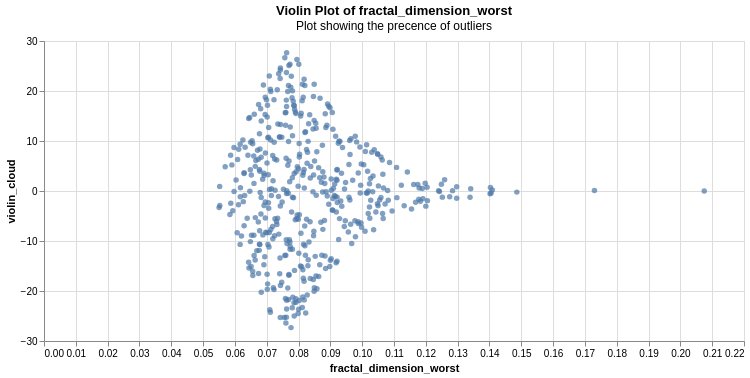

This figure's notebook cell:
### Code cell
y = 'fractal_dimension_worst'

# Compute the density function of the data
dens = stats.gaussian_kde(X_train[y])
# Compute the density value for each data point
pdf = dens(X_train[y].sort_values())

# Randomly jitter points within 0 and the upper bond of the probability density function
density_cloud = np.empty(pdf.shape[0])
for i in range(pdf.shape[0]):
    density_cloud[i] = np.random.uniform(0, pdf[i])
# To create a symmetric density/violin, we make every second point negative
# Distributing every other point like this is also more likely to preserve the shape of the violin
violin_cloud = density_cloud.copy()
violin_cloud[::2] = violin_cloud[::2] * -1

# Append the density cloud to the original data in the correctly sorted order
df_with_density = pd.concat([
    df,
    pd.DataFrame({
        'density_cloud': density_cloud,
        'violin_cloud': violin_cloud
        },
        index=X_train[y].sort_values().index)],
    axis=1
)

# Visualize using the new Offset channel
alt.Chart(df_with_density).mark_circle().encode(
    x='fractal_dimension_worst',
    y='violin_cloud'
).properties(
    width=700,
    height=300,
    title={
        "text": "Violin Plot of fractal_dimension_worst",
        "subtitle": "Plot showing the precence of outliers"
    }
)

### Figure 1 — Vega-Lite specification as saved in the notebook (floating-point values rounded to 4 significant figures; data arrays with more than 128 entries replaced by an {"elided": "..."} marker saying what was removed)
{"config": {"view": {"continuousWidth": 300, "continuousHeight": 300}}, "data": {"name": "data-7c533eeff9ecdfa87156d7d9bb8c73c8"}, "mark": {"type": "circle"}, "encoding": {"x": {"field": "fractal_dimension_worst", "type": "quantitative"}, "y": {"field": "violin_cloud", "type": "quantitative"}}, "height": 300, "title": {"text": "Violin Plot of fractal_dimension_worst", "subtitle": "Plot showing the precence of outliers"}, "width": 700, "$schema": "https://vega.github.io/schema/vega-lite/v5.20.1.json", "datasets": {"data-7c533eeff9ecdfa87156d7d9bb8c73c8": {"elided": "569 records"}}}
